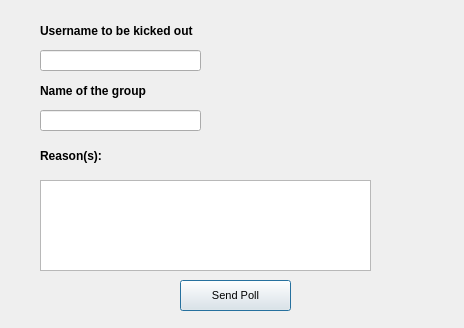
<?xml version="1.0" encoding="UTF-8"?>
<ui version="4.0">
 <class>Dialog</class>
 <widget class="QDialog" name="Dialog">
  <property name="geometry">
   <rect>
    <x>0</x>
    <y>0</y>
    <width>464</width>
    <height>328</height>
   </rect>
  </property>
  <property name="windowTitle">
   <string>Kick out Member Poll</string>
  </property>
  <widget class="QLabel" name="label_6">
   <property name="geometry">
    <rect>
     <x>40</x>
     <y>140</y>
     <width>231</width>
     <height>31</height>
    </rect>
   </property>
   <property name="font">
    <font>
     <pointsize>9</pointsize>
     <weight>75</weight>
     <bold>true</bold>
    </font>
   </property>
   <property name="text">
    <string>Reason(s):</string>
   </property>
  </widget>
  <widget class="QTextEdit" name="textEdit_3">
   <property name="geometry">
    <rect>
     <x>40</x>
     <y>180</y>
     <width>331</width>
     <height>91</height>
    </rect>
   </property>
  </widget>
  <widget class="QLabel" name="label_5">
   <property name="geometry">
    <rect>
     <x>40</x>
     <y>20</y>
     <width>261</width>
     <height>21</height>
    </rect>
   </property>
   <property name="font">
    <font>
     <pointsize>9</pointsize>
     <weight>75</weight>
     <bold>true</bold>
    </font>
   </property>
   <property name="text">
    <string>Username to be kicked out</string>
   </property>
  </widget>
  <widget class="QLineEdit" name="lineEdit_3">
   <property name="geometry">
    <rect>
     <x>40</x>
     <y>50</y>
     <width>161</width>
     <height>21</height>
    </rect>
   </property>
  </widget>
  <widget class="QLabel" name="label_7">
   <property name="geometry">
    <rect>
     <x>40</x>
     <y>80</y>
     <width>261</width>
     <height>21</height>
    </rect>
   </property>
   <property name="font">
    <font>
     <pointsize>9</pointsize>
     <weight>75</weight>
     <bold>true</bold>
    </font>
   </property>
   <property name="text">
    <string>Name of the group</string>
   </property>
  </widget>
  <widget class="QLineEdit" name="lineEdit_4">
   <property name="geometry">
    <rect>
     <x>40</x>
     <y>110</y>
     <width>161</width>
     <height>21</height>
    </rect>
   </property>
  </widget>
  <widget class="QPushButton" name="pushButton_16">
   <property name="geometry">
    <rect>
     <x>180</x>
     <y>280</y>
     <width>111</width>
     <height>31</height>
    </rect>
   </property>
   <property name="font">
    <font>
     <pointsize>8</pointsize>
    </font>
   </property>
   <property name="text">
    <string>Send Poll</string>
   </property>
   <property name="default">
    <bool>true</bool>
   </property>
  </widget>
 </widget>
 <resources/>
 <connections/>
</ui>
